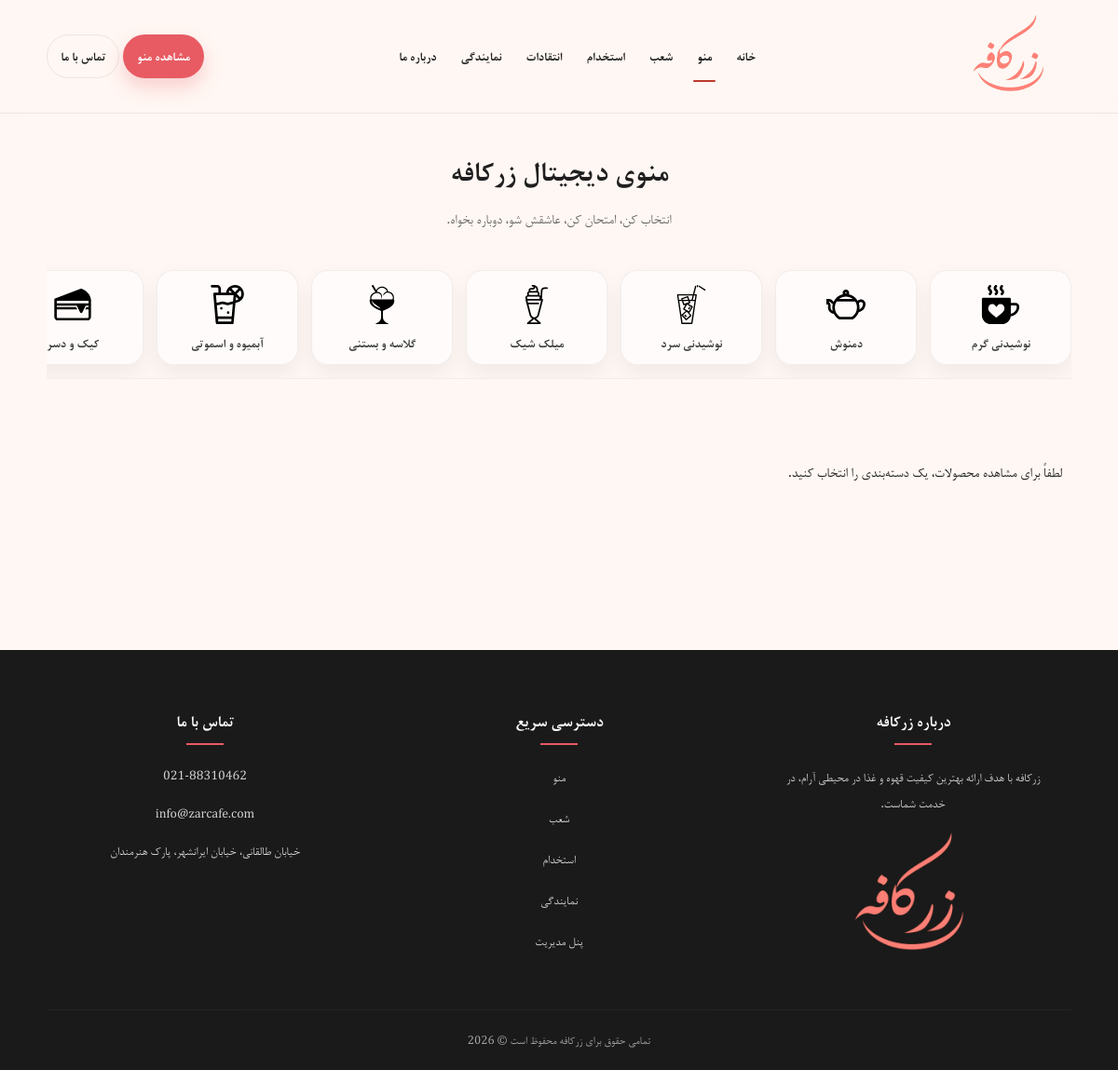
Page /menu.php on the committed database.
### tables this page shows
CREATE TABLE `categories` (
  `id` int(11) NOT NULL,
  `name` varchar(100) NOT NULL
);

### menu.php (the view, shortened to what this page needs)
<?php
include 'includes/db.php';
include 'includes/header.php';
$activeCat = isset($_GET['cat']) ? intval($_GET['cat']) : 0;
$catIcons = [
  'نوشیدنی گرم'      => 'hot.svg',
  'دمنوش'            => 'herbal.svg',
  'نوشیدنی سرد'      => 'cold.svg',
  'میلک شیک'         => 'milkshake.svg',
  'گلاسه و بستنی'    => 'icecream.svg',
  'آبمیوه و اسموتی'  => 'smoothie.svg',
  'کیک و دسر'        => 'cake.svg',
  'پیتزا'            => 'pizza.svg',
  'برگر'             => 'burger.svg',
  'غذای اصلی'        => 'main.svg',
  'غذای ایرانی'      => 'irani.svg',
  'استیک'            => 'steak.svg',
  'ساندویچ'          => 'sandwich.svg',
  'پاستا'            => 'pasta.svg',
  'صبحانه'           => 'breakfast.svg',
  'پیش غذا'          => 'appetizer.svg',
  'سالاد'            => 'salad.svg',
];
$iconBasePath = 'images/menu/';
$defaultIcon  = 'default.svg';
$catsRes = mysqli_query($conn, "SELECT id, name FROM categories ORDER BY id ASC");
$res = null;
?>
<section class="menu-page">
  <div class="container">
    <header class="menu-header">
      <h1 class="menu-title">منوی دیجیتال زرکافه</h1>
      <p class="menu-subtitle">انتخاب کن، امتحان کن، عاشقش شو، دوباره بخواه.</p>
    </header>
    <div class="catbar" aria-label="دسته‌بندی‌ها">
      <div class="catbar-track">
        <?php while ($c = mysqli_fetch_assoc($catsRes)) {
          $catName = $c['name'];
          $iconFile = $catIcons[$catName] ?? $defaultIcon;
          $isActive = ($activeCat === intval($c['id']));
        ?>
          <a class="catpill <?php echo $isActive ? 'active' : ''; ?>"
            href="menu.php?cat=<?php echo intval($c['id']); ?>">
            <span class="catpill-ico">
              <img src="<?php echo $iconBasePath . htmlspecialchars($iconFile); ?>" alt="">
            </span>
            <span class="catpill-txt"><?php echo htmlspecialchars($catName); ?></span>
          </a>
        <?php } ?>
      </div>
    </div>
    <div class="product-grid">
      <?php if ($res && mysqli_num_rows($res) > 0) { ?>
        <?php while ($row = mysqli_fetch_assoc($res)) { ?>
          <article class="p-card">
            <div class="p-media">
              <img src="images/products/<?php echo htmlspecialchars($row['image']); ?>"
                alt="<?php echo htmlspecialchars($row['name']); ?>" loading="lazy">
            </div>
            <div class="p-body">
              <div class="p-title-row">
                <h3 class="p-name"><?php echo htmlspecialchars($row['name']); ?></h3>
                <?php if ($row['price'] > 0) { ?>
                  <span class="p-price"><?php echo number_format((int)$row['price']); ?></span>
                <?php } ?>
              </div>
              <?php if (!empty($row['description'])) { ?>
                <p class="p-desc"><?php echo htmlspecialchars($row['description']); ?></p>
              <?php } ?>
            </div>
          </article>
        <?php } ?>
      <?php } elseif ($activeCat > 0) { ?>
        <p class="no-products">محصولی در این دسته‌بندی یافت نشد.</p>
      <?php } else { ?>
        <p class="select-hint">لطفاً برای مشاهده محصولات، یک دسته‌بندی را انتخاب کنید.</p>
      <?php } ?>
    </div>
  </div>
</section>
<?php include 'includes/footer.php'; ?>

### includes/header.php (shortened to what this page needs)
<?php
$current_page = basename($_SERVER['PHP_SELF']);
?>
<!DOCTYPE html>
<html lang="fa" dir="rtl">
<head>
  <link rel="stylesheet" href="style.css" />
</head>
<body>
  <header class="header">
    <div class="container header__inner">
      <a class="brand" href="index.php" aria-label="صفحه اصلی">
        <img class="brand__logo" src="images/logo.png" alt="لوگوی زرکافه">
      </a>
      <nav class="nav" aria-label="منوی اصلی">
        <ul class="nav__list">
          <li><a class="nav__link <?php echo ($current_page == 'index.php') ? 'active' : ''; ?>" href="index.php">خانه</a></li>
          <li><a class="nav__link <?php echo ($current_page == 'menu.php') ? 'active' : ''; ?>" href="menu.php">منو</a></li>
          <li><a class="nav__link <?php echo ($current_page == 'branches.php' || $current_page == 'branch-detail.php') ? 'active' : ''; ?>" href="branches.php">شعب</a></li>
          <li><a class="nav__link <?php echo ($current_page == 'jobs.php') ? 'active' : ''; ?>" href="jobs.php">استخدام</a></li>
          <li><a class="nav__link <?php echo ($current_page == 'feedback.php') ? 'active' : ''; ?>" href="feedback.php">انتقادات</a></li>
          <li><a class="nav__link <?php echo ($current_page == 'franchise.php') ? 'active' : ''; ?>" href="franchise.php">نمایندگی</a></li>
          <li><a class="nav__link <?php echo ($current_page == 'about.php') ? 'active' : ''; ?>" href="about.php">درباره ما</a></li>
        </ul>
      </nav>
      <div class="header__cta">
        <a class="btn btn--primary" href="menu.php">مشاهده منو</a>
        <a class="btn btn--ghost" href="contact.php">تماس با ما</a>
      </div>
    </div>
  </header>
  <main class="main">

### includes/footer.php (shortened to what this page needs)
</main>
<footer class="footer">
  <div class="container footer__grid">
    <div class="footer__col">
      <h3 class="footer__title">درباره زرکافه</h3>
      <p class="footer__text">
        زرکافه با هدف ارائه بهترین کیفیت قهوه و غذا در محیطی آرام، در خدمت شماست.
      </p>
      <div class="footer__brand-area">
        <img src="images/logo.png" alt="زرکافه" class="footer__logo-big">
      </div>
    </div>
    <div class="footer__col">
      <h3 class="footer__title">دسترسی سریع</h3>
      <ul class="footer__links">
        <li><a href="menu.php">منو</a></li>
        <li><a href="branches.php">شعب</a></li>
        <li><a href="jobs.php">استخدام</a></li>
        <li><a href="franchise.php">نمایندگی</a></li>
        <li><a href="admin/login.php">پنل مدیریت</a></li>
      </ul>
    </div>
    <div class="footer__col">
      <h3 class="footer__title">تماس با ما</h3>
      <ul class="footer__contact">
        <li><a href="tel:02188310462">021-88310462</a></li>
        <li><a href="mailto:info@zarcafe.com">info@zarcafe.com</a></li>
        <li>خیابان طالقانی، خیابان ایرانشهر، پارک هنرمندان</li>
      </ul>
    </div>
  </div>
  <div class="container footer__bottom">
    <span>تمامی حقوق برای زرکافه محفوظ است © 2026</span>
  </div>
</footer>
</body>
</html>

### rows in the picture
categories: shows a picture, name "نوشیدنی گرم"
categories: shows a picture, name "دمنوش"
categories: shows a picture, name "نوشیدنی سرد"
categories: shows a picture, name "میلک شیک"
categories: shows a picture, name "گلاسه و بستنی"
categories: shows a picture, name "آبمیوه و اسموتی"
categories: shows a picture, name "کیک و دسر"
